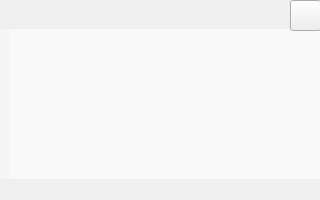
  <widget class="QWidget" name="pokeTableContainer" native="true">
   <property name="geometry">
    <rect>
     <x>400</x>
     <y>190</y>
     <width>320</width>
     <height>200</height>
    </rect>
   </property>
   <property name="styleSheet">
    <string notr="true">#pokeTableContainer {
	border-radius: 10px;
	background-color: rgba(170, 170, 170, 100);
}</string>
   </property>
   <widget class="QWidget" name="sendLayerPokeTableWidget" native="true">
    <property name="geometry">
     <rect>
      <x>0</x>
      <y>29</y>
      <width>320</width>
      <height>150</height>
     </rect>
    </property>
    <property name="styleSheet">
     <string notr="true">background-color: rgba(255, 255, 255, 100);
color: rgb(93, 93, 93);</string>
    </property>
    <widget class="QTableWidget" name="pokeTable">
     <property name="geometry">
      <rect>
       <x>10</x>
       <y>0</y>
       <width>320</width>
       <height>150</height>
      </rect>
     </property>
     <property name="font">
      <font>
       <family>Consolas</family>
       <pointsize>12</pointsize>
       <weight>75</weight>
       <bold>true</bold>
      </font>
     </property>
     <property name="styleSheet">
      <string notr="true">background-color: rgba(255, 255, 255, 100);
color: rgb(93, 93, 93);</string>
     </property>
     <property name="frameShape">
      <enum>QFrame::NoFrame</enum>
     </property>
     <property name="lineWidth">
      <number>0</number>
     </property>
     <property name="iconSize">
      <size>
       <width>36</width>
       <height>36</height>
      </size>
     </property>
     <property name="showGrid">
      <bool>true</bool>
     </property>
     <property name="gridStyle">
      <enum>Qt::NoPen</enum>
     </property>
     <property name="rowCount">
      <number>3</number>
     </property>
     <property name="columnCount">
      <number>6</number>
     </property>
     <attribute name="horizontalHeaderVisible">
      <bool>false</bool>
     </attribute>
     <attribute name="horizontalHeaderDefaultSectionSize">
      <number>50</number>
     </attribute>
     <attribute name="horizontalHeaderHighlightSections">
      <bool>false</bool>
     </attribute>
     <attribute name="verticalHeaderVisible">
      <bool>false</bool>
     </attribute>
     <attribute name="verticalHeaderDefaultSectionSize">
      <number>50</number>
     </attribute>
     <attribute name="verticalHeaderHighlightSections">
      <bool>false</bool>
     </attribute>
     <row/>
     <row/>
     <row/>
     <column/>
     <column/>
     <column/>
     <column/>
     <column/>
     <column/>
    </widget>
   </widget>
   <widget class="QPushButton" name="pokeCloseButton">
    <property name="enabled">
     <bool>true</bool>
    </property>
    <property name="geometry">
     <rect>
      <x>290</x>
      <y>0</y>
      <width>31</width>
      <height>31</height>
     </rect>
    </property>
    <property name="cursor">
     <cursorShape>PointingHandCursor</cursorShape>
    </property>
    <property name="styleSheet">
     <string notr="true">border-image: url(:/close);</string>
    </property>
    <property name="text">
     <string/>
    </property>
   </widget>
   <widget class="QLabel" name="pokeOwnerLabel">
    <property name="geometry">
     <rect>
      <x>140</x>
      <y>10</y>
      <width>54</width>
      <height>12</height>
     </rect>
    </property>
    <property name="styleSheet">
     <string notr="true">font: 75 14pt &quot;Consolas&quot;;
color: rgb(93, 93, 93);</string>
    </property>
    <property name="text">
     <string>&lt;html&gt;&lt;head/&gt;&lt;body&gt;&lt;p&gt;&lt;br/&gt;&lt;/p&gt;&lt;/body&gt;&lt;/html&gt;</string>
    </property>
   </widget>
  </widget>
